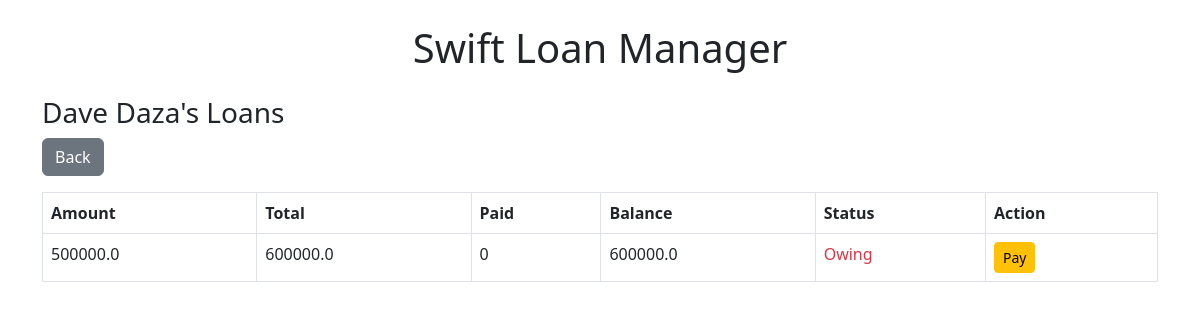
The app's page /client/6 (signed in) with its own data.
### tables this page shows
CREATE TABLE clients (
        id INTEGER PRIMARY KEY AUTOINCREMENT,
        name TEXT,
        phone TEXT
    );

CREATE TABLE loans (
        id INTEGER PRIMARY KEY AUTOINCREMENT,
        client_id INTEGER,
        amount REAL,
        interest REAL,
        total REAL,
        balance REAL
    );

### app.py (the view)
@app.route("/client/<int:client_id>")
@login_required
def view_client(client_id):
    conn = sqlite3.connect("database.db")
    c = conn.cursor()
    c.execute("SELECT * FROM clients WHERE id = ?", (client_id,))
    client = c.fetchone()
    if client is None:
        conn.close()
        return "Client not found", 404
    c.execute("SELECT * FROM loans WHERE client_id = ? ORDER BY id DESC", (client_id,))
    loans = c.fetchall()
    payments = {}
    for loan in loans:
        c.execute("SELECT SUM(amount) FROM payments WHERE loan_id = ?", (loan[0],))
        total_paid = c.fetchone()[0]
        payments[loan[0]] = total_paid if total_paid else 0
    conn.close()
    return render_template("client_loans.html", client=client, loans=loans, payments=payments)

### app.py (called while the page is built)
def login_required(view):
    @wraps(view)
    def wrapped_view(*args, **kwargs):
        if "user" not in session:
            return redirect(url_for("login"))
        return view(*args, **kwargs)
    return wrapped_view

### templates/client_loans.html
{% extends "base.html" %}
{% block content %}
<h3>{{ client[1] }}'s Loans</h3>
<a href="/" class="btn btn-secondary mb-3">Back</a>
<table class="table table-bordered">
    <tr>
        <th>Amount</th>
        <th>Total</th>
        <th>Paid</th>
        <th>Balance</th>
        <th>Status</th>
        <th>Action</th>
    </tr>
    {% for loan in loans %}
    <tr>
        <td>{{ loan[2] }}</td>
        <td>{{ loan[4] }}</td>
        <td>{{ payments[loan[0]] }}</td>
        <td>{{ loan[5] }}</td>
        <td>
            {% if loan[5] <= 0 %}
                <span class="text-success">Paid</span>
            {% else %}
                <span class="text-danger">Owing</span>
            {% endif %}
        </td>
        <td>
            <a href="/add_payment/{{ loan[0] }}" class="btn btn-sm btn-warning">Pay</a>
        </td>
    </tr>
    {% endfor %}
</table>
{% endblock %}

### records on screen
clients: name "Dave Daza"
loans: amount "500000.0", total "600000.0", payments "0", balance "600000.0", shows "Owing"
